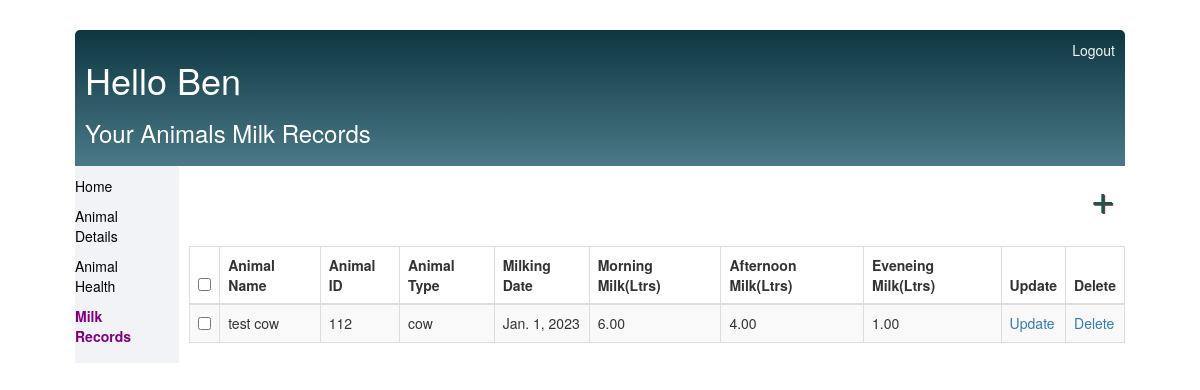
Screenshot of /milk-records/ (signed in) with the database file from the repository.
### base/models.py (models this page shows, shortened)
class MilkRecord(models.Model):
    animal = models.ForeignKey(Animal, on_delete=models.CASCADE)
    milking_date = models.DateField()
    morning_milk = models.DecimalField(max_digits=6, decimal_places=2)
    afternoon_milk = models.DecimalField(max_digits=6, decimal_places=2)
    evening_milk = models.DecimalField(max_digits=6, decimal_places=2)

class Animal(models.Model):
    COW = 'cow'
    BULL = 'bull'
    HEIFER = 'heifer'
    CALF = 'calf'
    ANIMAL_TYPE_CHOICES = [
        (COW, 'Cow'),
        (BULL, 'Bull'),
        (HEIFER, 'Heifer'),
        (CALF, 'Calf'),
    ]
    farmer = models.ForeignKey(User,on_delete=models.CASCADE, null=True, blank=True) #a farmer will have more than one animal
    animal_id = models.CharField(max_length=50, unique=True)
    animal_name = models.CharField(max_length=100)
    ear_tag = models.CharField(max_length=50, null=True, blank=True)
    sire_id = models.CharField(max_length=50,  null=True, blank=True)
    dam_id = models.CharField(max_length=50, null=True, blank=True)
    animal_type = models.CharField(max_length=100, choices=ANIMAL_TYPE_CHOICES)
    color = models.CharField(max_length=50,  null=True, blank=True)
    breed = models.CharField(max_length=100,  null=True, blank=True)
    description=models.TextField( null=True, blank=True)
    date_of_birth = models.DateField( null=True, blank=True)
    current_age = models.IntegerField( null=True, blank=True)  # In months, years, or any other appropriate unit
    weight_at_birth = models.DecimalField(max_digits=10, decimal_places=2,  null=True, blank=True)  # In whatever appropriate unit
    age_at_first_service = models.IntegerField( null=True, blank=True)  # In months, years, or any other appropriate unit
    weight_at_first_service = models.DecimalField(max_digits=10, decimal_places=2, null=True, blank=True)  # In whatever appropriate unit
    complete = models.BooleanField(default=False)
    created = models.DateTimeField(auto_now_add=True)
    def __str__(self):
        return self.animal_name
    class Meta:
        ordering =['complete']

### base/views.py (the view)
# urls.py: path('milk-records/', MilkList.as_view(), name='milk-records'),
class MilkList(LoginRequiredMixin,ListView):
    model = MilkRecord
    context_object_name = 'milkrecords'
    template_name = 'base/milk_records.html'
    def get_queryset(self):
        user = self.request.user
        queryset = MilkRecord.objects.filter(animal__farmer=user)
        return queryset

### templates/base/milk_records.html (shortened to what this page needs)
{% extends 'base/main.html' %}
 {% block content %}
 <div class="main-wrapper-content">
 <div class="header-bar">
    <div>
        <h1>Hello {{ request.user|title}}</h1>
        <h3>Your Animals Milk Records</h3>
    </div>
    {% if request.user.is_authenticated %}
    <a href="{% url 'logout' %}"> Logout</a>
    {% else %}
    <a href="{% url 'login' %}"> Login</a>
    {% endif %}
 </div>
 <div class="content-wrapper">
    <div class="left-side">
      <p><a {% if request.path == '/' %} class="active" {% endif %} href="{% url 'dashboard' %}">Home</a></p>
      <p><a {% if request.path == '/animals/' %} class="active" {% endif %} href="{% url 'animals' %}">Animal Details</a></p>
      <p><a {% if request.path == '/animal-health-records/' %}class="active"{% endif %} href="{% url 'animal-health-records' %}">Animal Health</a></p>
      <p><a {% if request.path == '/milk-records/' %} class="active" {% endif %} href="{% url 'milk-records' %}">Milk Records</a></p>
    </div>
 <div class="right-side">
    <div class="add-link-section">
        <div class="section">
            <a id="add-link"  href="{% url 'milk-create' %}">&#x2b;</a>
         </div>
    </div>
    <div class="table-section">
 <table id="bootstrapdatatable" class="table table-striped table-bordered" >
    <thead>
        <th><input type="checkbox" id="checkall" /></th>
        <th>Animal Name</th>
        <th>Animal ID</th>
        <th>Animal Type</th>
        <th>Milking Date</th>
        <th>Morning Milk(Ltrs)</th>
        <th>Afternoon Milk(Ltrs)</th>
        <th>Eveneing Milk(Ltrs)</th>
        <th>Update</th>
        <th>Delete</th>
    </thead>
        {% for record in milkrecords %}
        <tr>
            <td><input type="checkbox" class="checkthis" /></td>
            <td>{{record.animal}}</td>
            <td>{{record.animal.animal_id}}</td>
            <td>{{record.animal.animal_type}}</td>
            <td>{{record.milking_date}}</td>
            <td>{{record.morning_milk}}</td>
            <td>{{record.afternoon_milk}}</td>
            <td>{{record.evening_milk}}</td>
            <td><a href="{% url 'milk-update' record.id %}"> Update</a></td>
            <td><a href="{% url 'milk-delete' record.id %}"> Delete</a></td>
        </tr>
        {% empty %}
        <h1>NO items in List</h1>
        {% endfor %}
</table>
</div>
</div>
</div>
</div>
{% endblock content %}

### static/css/styles.css (style rules this page uses)
:root { --bg-color1: #f8f8f8; --bg-color2: #f9f9f9; --orange-color1: #eb796f; --orange-color: #1c5550; --white-color: #fff; --paragraph-color: #4b5156; --margin-sm: 5px; --margin-m: 10px; --margin-l: 20px; --margin-xl: 30px; --padding-sm: 5px; --padding-m: 10px; --padding-l: 20px; --padding-xl: 30px; --size-sm: 5px; --size-m: 10px; --size-l: 20px; --size-xl: 30px; }
body, html { background-color: #fff; font-family: "Nunito", sans-serif; padding-top: 0; width: 100% !important; height: 100%; margin: 0; }
h1, h2, h3, h4, h5, h6 { font-family: "Raleway", sans-serif; }
a, p { color: var(--paragraph-color); }
.header-bar { display: flex; justify-content: space-between; color: var(--white-color); padding: var(--padding-m); border-radius: 5px 5px 0 0; background: linear-gradient(to bottom, #0c3741, #4b7987); }
.header-bar a { text-decoration: none; color: rgb(247, 247, 247); }
.main-wrapper-content { margin-top: var(--size-xl); }
.content-wrapper { display: flex; box-sizing: border-box; margin-top: 0; }
.left-side { width: 10%; background-color: #f2f3f7; padding-right: var(--padding-l); padding-top: var(--padding-m); margin-right: var(--size-m); }
.right-side { width: 90%; }
.add-link-section { margin-bottom: var(--size-l); padding: 30px; position: relative; }
.active { color: purple !important; font-weight: bold; }
.left-side a { text-decoration: none; color: black; padding-top: var(--padding-l); }
#add-link { color: var(--orange-color); text-decoration: none; font-size: 42px; text-shadow: 1px 1px #81413b; position: absolute; top: 0; right: var(--size-m); }
input[type="checkbox"] { margin-right: var(--margin-sm); border: 1px solid var(--orange-color); }

### rows the page displays
MilkRecord: animal "test cow", animal.animal_id "112", animal.animal_type "cow", milking_date "Jan. 1, 2023", morning_milk "6.00", afternoon_milk "4.00", evening_milk "1.00"

### other values shown
{{ request.user|title }} "Ben"
